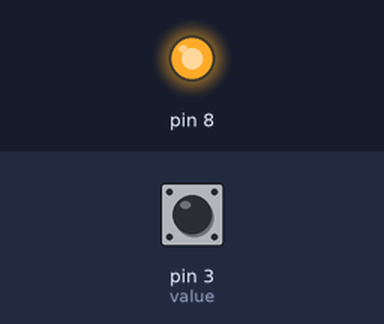
This program was run on a simulated Raspberry Pi (header pin numbers). On the bench: output pins drawn as LEDs (lit = HIGH). Dashed ring = blinking. Inputs (shaded band) come from the test bench; at power-on: pin 3 (value) HIGH.

Above: at 1.2 s.
1.3 s: pin 3 (value) pulled LOW for 3.2 s
At 3.8 s:
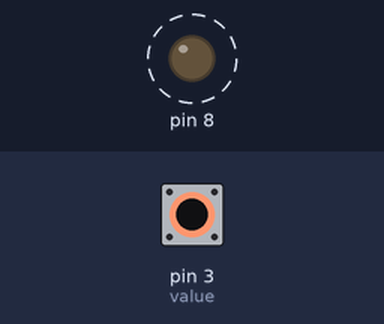
7.5 s: pin 3 (value) pulled LOW for 1.2 s
At 9.8 s:
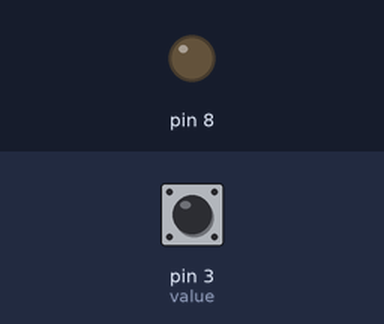
Timing chart, 0 to 11.5 s (numbered marks = the images above; inputs shaded):
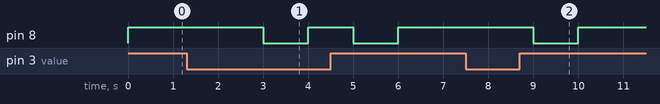

Measured:
- after the input at 1.3 s, pin 8: alternates HIGH for 1.0 s and LOW for 1.0 s, starting after 1.7 s
- after the input at 7.5 s, pin 8: HIGH → LOW after 1.5 s, → HIGH 1.0 s later

The program:

pushBlink.py
```python
import RPi.GPIO as GPIO
import time

GPIO.setmode(GPIO.BOARD)
GPIO.setup(8,GPIO.OUT)
GPIO.setup(3,GPIO.IN)
while True:
	value= GPIO.input(3)
	if value ==1:
		GPIO.output(8,True)
		time.sleep(1)
	else:
		GPIO.output(8,True)
		time.sleep(1)
		GPIO.output(8,False)
		time.sleep(1)
```
